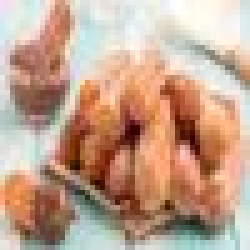
#> input picture API/Data/Datasets/50x50/Churros/image_1.jpg, 50 x 50 px, found by its file name (shown 5 times larger)
$ python matrix_converter.py
#> lines starting #> are read from the running program, lines starting #| are printed output that depends on the picture
import os
import numpy as np
from numpy import ndarray
from PIL import Image


def png_to_matrix(file_path: str) -> ndarray:
    absolute_path = os.path.abspath(file_path)
    image = Image.open(absolute_path)
#> image is the input picture: PIL image 50x50 RGB; mean R, G, B 194.7, 161.9, 141.3
    grey_image = image.convert("L")
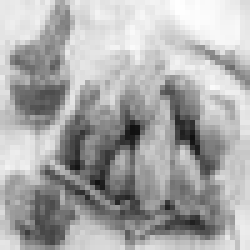
#> grey_image: PIL image 50x50 L (shown 5 times larger); min 16, max 255, mean 169.4
    matrix = np.array(grey_image)
    return (matrix / 255.0).flatten()


test = png_to_matrix("/Users/walson/Documents/Cours/Rattrapage "
                     "PA/sweetometer/sweet-o-meter/API/Data/Datasets/50x50/Churros/image_1.jpg")
#> test = 2500 values, max 1 at index 35, min 0.0627 at index 1326, mean 0.664

print(test)
#> (printed output is left out)
print(len(test))
#| 2500
